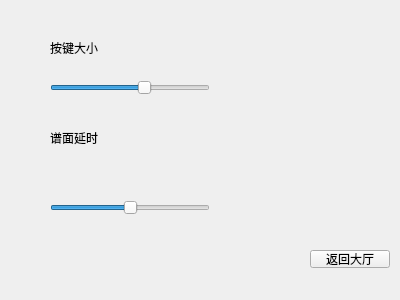
<?xml version="1.0" encoding="UTF-8"?>
<ui version="4.0">
 <class>adjust1</class>
 <widget class="QWidget" name="adjust1">
  <property name="geometry">
   <rect>
    <x>0</x>
    <y>0</y>
    <width>400</width>
    <height>300</height>
   </rect>
  </property>
  <property name="windowTitle">
   <string>Form</string>
  </property>
  <widget class="QLabel" name="label">
   <property name="geometry">
    <rect>
     <x>50</x>
     <y>40</y>
     <width>51</width>
     <height>16</height>
    </rect>
   </property>
   <property name="text">
    <string>按键大小</string>
   </property>
  </widget>
  <widget class="QLabel" name="label_2">
   <property name="geometry">
    <rect>
     <x>50</x>
     <y>130</y>
     <width>51</width>
     <height>16</height>
    </rect>
   </property>
   <property name="text">
    <string>谱面延时</string>
   </property>
  </widget>
  <widget class="QSlider" name="buttonSize">
   <property name="geometry">
    <rect>
     <x>50</x>
     <y>80</y>
     <width>160</width>
     <height>16</height>
    </rect>
   </property>
   <property name="minimum">
    <number>50</number>
   </property>
   <property name="maximum">
    <number>100</number>
   </property>
   <property name="value">
    <number>80</number>
   </property>
   <property name="orientation">
    <enum>Qt::Horizontal</enum>
   </property>
  </widget>
  <widget class="QSlider" name="timeDelay">
   <property name="geometry">
    <rect>
     <x>50</x>
     <y>200</y>
     <width>160</width>
     <height>16</height>
    </rect>
   </property>
   <property name="minimum">
    <number>-200</number>
   </property>
   <property name="maximum">
    <number>200</number>
   </property>
   <property name="orientation">
    <enum>Qt::Horizontal</enum>
   </property>
  </widget>
  <widget class="QPushButton" name="fanhui">
   <property name="geometry">
    <rect>
     <x>310</x>
     <y>250</y>
     <width>80</width>
     <height>18</height>
    </rect>
   </property>
   <property name="text">
    <string>返回大厅</string>
   </property>
  </widget>
 </widget>
 <resources/>
 <connections>
  <connection>
   <sender>fanhui</sender>
   <signal>clicked()</signal>
   <receiver>adjust1</receiver>
   <slot>hide()</slot>
   <hints>
    <hint type="sourcelabel">
     <x>349</x>
     <y>258</y>
    </hint>
    <hint type="destinationlabel">
     <x>199</x>
     <y>149</y>
    </hint>
   </hints>
  </connection>
 </connections>
</ui>
